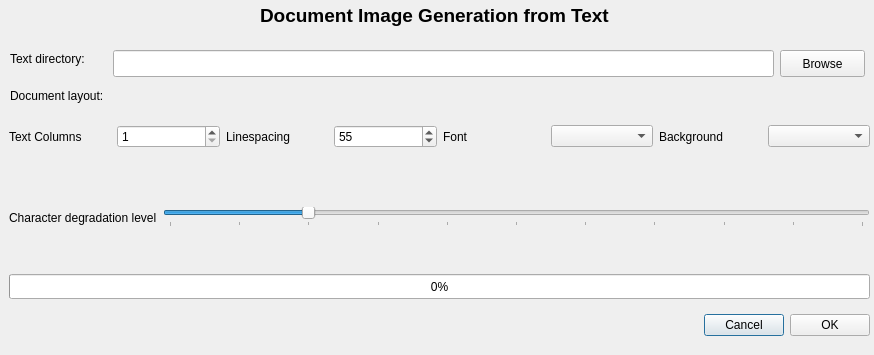
<?xml version="1.0" encoding="UTF-8"?>
<ui version="4.0">
 <class>ImageGenerationFromDirDialog</class>
 <widget class="QDialog" name="ImageGenerationFromDirDialog">
  <property name="enabled">
   <bool>true</bool>
  </property>
  <property name="geometry">
   <rect>
    <x>0</x>
    <y>0</y>
    <width>874</width>
    <height>355</height>
   </rect>
  </property>
  <property name="windowTitle">
   <string>Image Generation From Directory</string>
  </property>
  <property name="layoutDirection">
   <enum>Qt::LeftToRight</enum>
  </property>
  <property name="sizeGripEnabled">
   <bool>false</bool>
  </property>
  <widget class="QProgressBar" name="progressBar">
   <property name="geometry">
    <rect>
     <x>9</x>
     <y>274</y>
     <width>861</width>
     <height>25</height>
    </rect>
   </property>
   <property name="value">
    <number>0</number>
   </property>
  </widget>
  <widget class="QWidget" name="layoutWidget">
   <property name="geometry">
    <rect>
     <x>9</x>
     <y>111</y>
     <width>861</width>
     <height>51</height>
    </rect>
   </property>
   <layout class="QHBoxLayout" name="layoutDocument">
    <item>
     <widget class="QLabel" name="label_7">
      <property name="text">
       <string>Text Columns</string>
      </property>
     </widget>
    </item>
    <item>
     <widget class="QSpinBox" name="cbColumn">
      <property name="minimum">
       <number>1</number>
      </property>
      <property name="maximum">
       <number>2</number>
      </property>
     </widget>
    </item>
    <item>
     <widget class="QLabel" name="label_4">
      <property name="text">
       <string>Linespacing</string>
      </property>
     </widget>
    </item>
    <item>
     <widget class="QSpinBox" name="sbLinespacing">
      <property name="maximum">
       <number>1000</number>
      </property>
      <property name="singleStep">
       <number>5</number>
      </property>
      <property name="value">
       <number>55</number>
      </property>
     </widget>
    </item>
    <item>
     <widget class="QLabel" name="label_5">
      <property name="text">
       <string>Font</string>
      </property>
     </widget>
    </item>
    <item>
     <widget class="QComboBox" name="cbFontType"/>
    </item>
    <item>
     <widget class="QLabel" name="label_6">
      <property name="text">
       <string>Background</string>
      </property>
     </widget>
    </item>
    <item>
     <widget class="QComboBox" name="cbBackground"/>
    </item>
   </layout>
  </widget>
  <widget class="QLabel" name="label_2">
   <property name="geometry">
    <rect>
     <x>10</x>
     <y>80</y>
     <width>171</width>
     <height>31</height>
    </rect>
   </property>
   <property name="text">
    <string>Document layout:</string>
   </property>
  </widget>
  <widget class="QWidget" name="layoutWidget1">
   <property name="geometry">
    <rect>
     <x>9</x>
     <y>192</y>
     <width>861</width>
     <height>51</height>
    </rect>
   </property>
   <layout class="QHBoxLayout" name="layoutDegradationLevel">
    <item>
     <widget class="QLabel" name="label_3">
      <property name="text">
       <string>Character degradation level</string>
      </property>
     </widget>
    </item>
    <item>
     <widget class="QSlider" name="hsSliderLevel">
      <property name="maximum">
       <number>10</number>
      </property>
      <property name="value">
       <number>2</number>
      </property>
      <property name="orientation">
       <enum>Qt::Horizontal</enum>
      </property>
      <property name="tickPosition">
       <enum>QSlider::TicksBelow</enum>
      </property>
     </widget>
    </item>
   </layout>
  </widget>
  <widget class="QWidget" name="layoutWidget2">
   <property name="geometry">
    <rect>
     <x>9</x>
     <y>305</y>
     <width>861</width>
     <height>41</height>
    </rect>
   </property>
   <layout class="QHBoxLayout" name="horizontalLayout">
    <item>
     <spacer name="horizontalSpacer">
      <property name="orientation">
       <enum>Qt::Horizontal</enum>
      </property>
      <property name="sizeHint" stdset="0">
       <size>
        <width>40</width>
        <height>20</height>
       </size>
      </property>
     </spacer>
    </item>
    <item>
     <widget class="QPushButton" name="btnCancel">
      <property name="text">
       <string>Cancel</string>
      </property>
     </widget>
    </item>
    <item>
     <widget class="QPushButton" name="btnOK">
      <property name="text">
       <string>OK</string>
      </property>
     </widget>
    </item>
   </layout>
  </widget>
  <widget class="QLineEdit" name="txtTextDirPath">
   <property name="geometry">
    <rect>
     <x>113</x>
     <y>50</y>
     <width>661</width>
     <height>27</height>
    </rect>
   </property>
  </widget>
  <widget class="QPushButton" name="btnBrowserTextDir">
   <property name="geometry">
    <rect>
     <x>780</x>
     <y>50</y>
     <width>85</width>
     <height>27</height>
    </rect>
   </property>
   <property name="text">
    <string>Browse</string>
   </property>
  </widget>
  <widget class="QLabel" name="label">
   <property name="geometry">
    <rect>
     <x>10</x>
     <y>50</y>
     <width>97</width>
     <height>17</height>
    </rect>
   </property>
   <property name="text">
    <string>Text directory:</string>
   </property>
  </widget>
  <widget class="QLabel" name="label_8">
   <property name="geometry">
    <rect>
     <x>260</x>
     <y>0</y>
     <width>361</width>
     <height>31</height>
    </rect>
   </property>
   <property name="font">
    <font>
     <pointsize>14</pointsize>
     <weight>75</weight>
     <bold>true</bold>
    </font>
   </property>
   <property name="text">
    <string>Document Image Generation from Text</string>
   </property>
  </widget>
 </widget>
 <resources/>
 <connections/>
</ui>
